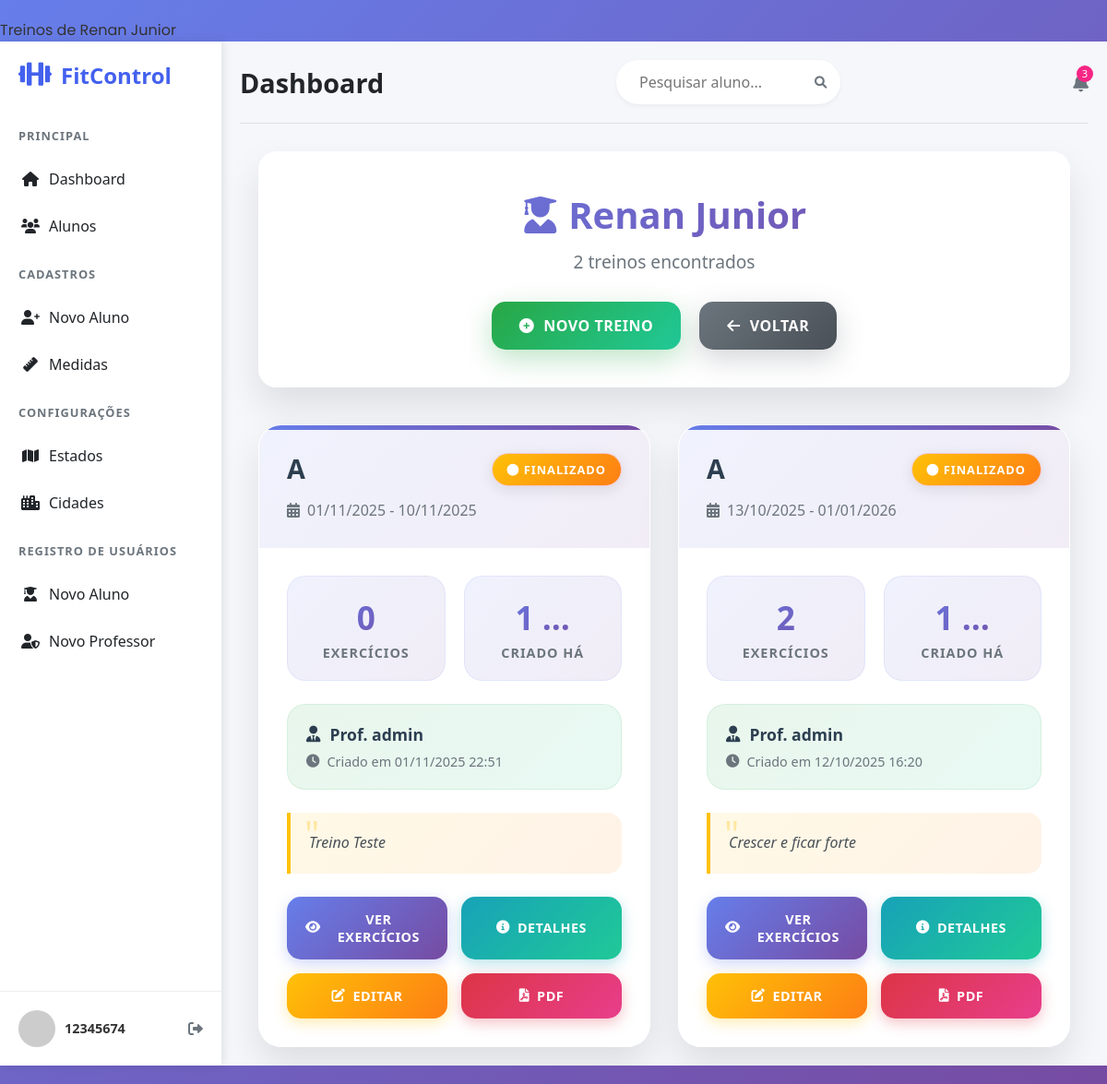
/treino/aluno/1/treinos/ (signed in), run on the app's committed database.
### usuarios/models.py (models this page shows, shortened)
class Aluno(models.Model):
    SEXO = [('Masculino', 'Masculino'), ('Feminino', 'Feminino'), ('Outro', 'Outro')]
    STATUS = [('Ativo', 'Ativo'),('Inativo', 'Inativo'),('Pendente', 'Pendente'),
]
    nome = models.CharField(max_length=120, verbose_name="Nome do Aluno")
    idade = models.IntegerField(verbose_name="Idade do Aluno")
    cpf = models.CharField(max_length=11, verbose_name="CPF do Aluno", unique=True)
    telefone = models.CharField(max_length=10, verbose_name="Telefone do Aluno")
    objetivo = models.CharField(max_length=400, verbose_name="Objetivo do Aluno")
    data_criacao = models.DateField(auto_now_add=True, verbose_name="Data de Criação")
    status = models.CharField(max_length=12,choices=STATUS,default='Ativo')
    sexo = models.CharField(max_length=10, verbose_name="Sexo do Aluno", choices=SEXO, default='Outros')
    cidade = models.ForeignKey(Cidade, on_delete=models.PROTECT, verbose_name="Cidade do Aluno")
    professor = models.ForeignKey('auth.User', on_delete=models.PROTECT, verbose_name="Professor do Aluno", related_name='meus_alunos')
    usuario = models.OneToOneField('auth.User', on_delete=models.PROTECT, verbose_name="Usuário do Aluno", related_name='perfi_aluno')

### treino/models.py (models this page shows, shortened)
class Treino(models.Model):
    aluno = models.ForeignKey(Aluno, on_delete=models.CASCADE, verbose_name="Aluno")
    nome_treino = models.CharField(max_length=100, verbose_name="Nome do Treino")
    data_inicio = models.DateField(verbose_name="Data de Início")
    data_fim = models.DateField(verbose_name="Data de Fim", null=True, blank=True)
    descricao = models.TextField(verbose_name="Descrição do Treino")
    cadastrado_em = models.DateTimeField(auto_now_add=True, verbose_name="Cadastrado em")
    cadastrado_por = models.ForeignKey('auth.User', on_delete=models.PROTECT, verbose_name="Cadastrado por", related_name='treinos_principais_cadastrados')
    class Meta:
        verbose_name = "Treino"
        verbose_name_plural = "Treinos"

### treino/views.py (the view)
# urls.py: path('aluno/<int:aluno_id>/treinos/', TreinosDoAlunoView.as_view(), name='treinos_do_aluno'),
class TreinosDoAlunoView(LoginRequiredMixin, ListView):
    model = Treino
    template_name = 'listar_treino.html'
    context_object_name = 'treinos'
    def get_queryset(self):
        aluno_id = self.kwargs['aluno_id']
        return Treino.objects.filter(aluno_id=aluno_id).select_related(
            'cadastrado_por', 'aluno'
        ).prefetch_related('exerciciotreino_set').order_by('-cadastrado_em')
    def get_context_data(self, **kwargs):
        context = super().get_context_data(**kwargs)
        aluno_id = self.kwargs['aluno_id']
        context['aluno'] = get_object_or_404(Aluno, id=aluno_id)
        return context

### treino/templates/listar_treino.html (shortened to what this page needs)
{% extends 'paginas/modelo.html' %}
{% load static %}
{% block titulo %}Treinos de {{ aluno.nome }}{% endblock %}
{% block extra_css %}
<link rel="stylesheet" href="{% static 'css/listar_treino.css' %}">
<link href="https://cdnjs.cloudflare.com/ajax/libs/font-awesome/6.0.0/css/all.min.css" rel="stylesheet">
{% endblock %}
{% block conteudo %}
<div class="container-treinos">
    <div class="header-treinos">
        <h1><i class="fas fa-user-graduate"></i> {{ aluno.nome }}</h1>
        <p>{{ treinos.count }} treino{{ treinos.count|pluralize }} encontrado{{ treinos.count|pluralize }}</p>
        <div class="botoes-header">
            <a href="{% url 'criar_treino_completo' aluno.id %}" class="btn btn-primary">
                <i class="fas fa-plus-circle"></i> Novo Treino
            </a>
            <a href="javascript:history.back()" class="btn btn-secondary">
                <i class="fas fa-arrow-left"></i> Voltar
            </a>
        </div>
    </div>
    {% if treinos %}
        <div class="grid-treinos">
            {% for treino in treinos %}
            <div class="card-treino" style="animation-delay: {% widthratio forloop.counter0 1 0.1 %}s">
                <div class="card-header">
                    <div class="treino-titulo">
                        <h3 class="nome-treino">{{ treino.nome_treino }}</h3>
                        <span class="status-treino {% if not treino.data_fim %}status-ativo{% else %}status-inativo{% endif %}">
                            <i class="fas fa-circle"></i>
                            {% if not treino.data_fim %}Ativo{% else %}Finalizado{% endif %}
                        </span>
                    </div>
                    <p class="periodo-treino">
                        <i class="fas fa-calendar-alt"></i>
                        {{ treino.data_inicio|date:"d/m/Y" }}
                        {% if treino.data_fim %} - {{ treino.data_fim|date:"d/m/Y" }}{% else %} - Em andamento{% endif %}
                    </p>
                </div>
                <div class="card-body">
                    <div class="stats-treino">
                        <div class="stat-item">
                            <span class="stat-numero">{{ treino.exerciciotreino_set.count }}</span>
                            <div class="stat-label">Exercícios</div>
                        </div>
                        <div class="stat-item">
                            <span class="stat-numero">{{ treino.cadastrado_em|timesince|truncatewords:1 }}</span>
                            <div class="stat-label">Criado há</div>
                        </div>
                    </div>
                    <div class="professor-info">
                        <div class="professor-nome">
                            <i class="fas fa-user-tie"></i>
                            Prof. {{ treino.cadastrado_por.first_name|default:treino.cadastrado_por.username }}
                        </div>
                        <div class="data-criacao">
                            <i class="fas fa-clock"></i>
                            Criado em {{ treino.cadastrado_em|date:"d/m/Y H:i" }}
                        </div>
                    </div>
                    {% if treino.descricao %}
                    <div class="descricao-treino">
                        <p class="descricao-texto">{{ treino.descricao|truncatechars:120 }}</p>
                    </div>
                    {% endif %}
                    <div class="acoes-card">
                        <button onclick="toggleExercicios('{{ treino.id }}')" class="btn-acao btn-toggle">
                            <i class="fas fa-eye"></i> <span id="toggle-text-{{ treino.id }}">Ver Exercícios</span>
                        </button>
                        <a href="{% url 'detalhes_treino' treino.pk %}" class="btn-acao btn-detalhes">
                            <i class="fas fa-info-circle"></i> Detalhes
                        </a>
                        <a href="{% url 'editar_treino' treino.pk %}" class="btn-acao btn-editar">
                            <i class="fas fa-edit"></i> Editar
                        </a>
                        <a href="{% url 'exportar_treino_pdf' treino.id %}" class="btn-acao btn-pdf">
                            <i class="fas fa-file-pdf"></i> PDF
                        </a>
                    </div>
                </div>
            </div>
            {% endfor %}
        </div>
    {% endif %}
</div>
{% endblock %}

### paginas/templates/paginas/modelo.html (shortened to what this page needs)
{% load static %}
<!DOCTYPE html>
<html lang="pt-BR">
<head>
    {% block titulo %}{% endblock %}
    <link rel="stylesheet" href="{% static 'css/main.css' %}">
    <link rel="stylesheet" href="{% static 'css/form_cadastro.css' %}">
    <link rel="stylesheet" href="{% static 'css/aluno_form.css' %}">
    <link rel="stylesheet" href="{% static 'css/lista.css' %}">
    <link rel="stylesheet" href="https://cdnjs.cloudflare.com/ajax/libs/font-awesome/6.0.0-beta3/css/all.min.css">
    {% block extra_css %}{% endblock %}
</head>
<body>
    <div class="container">
        {%block menu%}
        <aside class="sidebar">
            <div class="logo">
                <i class="fas fa-dumbbell"></i>
                <span>FitControl</span>
            </div>
            <nav class="menu">
                <div class="menu-section">
                    <h4>Principal</h4>
                    <ul>
                        <li><a href="{% url 'index' %}"><i class="fas fa-home"></i> Dashboard</a></li>
                        <li><a href="{% url 'listar_alunos' %}"><i class="fas fa-users"></i> Alunos</a></li>
                    </ul>
                </div>
                <div class="menu-section">
                    <h4>Cadastros</h4>
                    <ul>
                        <li><a href="{% url 'cadastrar_aluno' %}"><i class="fas fa-user-plus"></i> Novo Aluno</a></li>
                        <li><a href="{% url 'cadastrar_medidas' %}"><i class="fas fa-ruler"></i> Medidas</a></li>
                    </ul>
                </div>
                <div class="menu-section">
                    <h4>Configurações</h4>
                    <ul>
                        <li><a href="{% url 'cadastrar_estado' %}"><i class="fas fa-map"></i> Estados</a></li>
                        <li><a href="{% url 'cadastrar_cidade' %}"><i class="fas fa-city"></i> Cidades</a></li>
                    </ul>
                </div>
                <div class="menu-section">
                    <h4>Registro de Usuários</h4>
                    <ul>
                        <li><a href="{% url 'registro_aluno' %}"><i class="fas fa-user-graduate"></i> Novo Aluno</a></li>
                        <li><a href="{% url 'registro_professor' %}"><i class="fas fa-user-shield"></i> Novo Professor</a></li>
                    </ul>
                </div>
            </nav>
            <div class="user-profile">
                <img src="https://randomuser.me/api/portraits/men/32.jpg" alt="Personal Trainer">
                <div class="user-info">
                     <strong>{{ request.user }}</strong>
                </div>
                <a href="{% url 'logout' %}" class="logout-btn" title="Sair">
                    <i class="fas fa-sign-out-alt"></i>
                </a>
            </div>
        </aside>
        {%endblock%}
        {% block procurar%}
        <main class="main-content">
            <header class="top-bar">
                {%block tituloprocurar%}
                <h1>Dashboard</h1>
                {%endblock%}
                <div class="search-bar">
                    <input type="text" placeholder="Pesquisar aluno...">
                    <button><i class="fas fa-search"></i></button>
                </div>
                <div class="notifications">
                    <button><i class="fas fa-bell"></i></button>
                    <span class="badge">3</span>
                </div>
            </header>
        {%endblock%}
        {%block conteudo%}
        {%endblock%}
    </div>
</body>
</html>

### static/css/main.css (style rules this page uses)
* { margin: 0; padding: 0; box-sizing: border-box; font-family: 'Segoe UI', Tahoma, Geneva, Verdana, sans-serif; }
body { background-color: #f5f5f5; color: #333; }
:root { --primary-color: #4361ee; --secondary-color: #3f37c9; --accent-color: #4895ef; --success-color: #4cc9f0; --danger-color: #f72585; --warning-color: #f8961e; --info-color: #43aa8b; --light-color: #f8f9fa; --dark-color: #212529; --gray-color: #6c757d; --sidebar-width: 250px; }
.container { display: flex; min-height: 100vh; }
.sidebar { width: var(--sidebar-width); background-color: #fff; box-shadow: 2px 0 10px rgba(0, 0, 0, 0.1); display: flex; flex-direction: column; z-index: 100; }
.logo { display: flex; align-items: center; padding: 20px; font-size: 1.5rem; font-weight: bold; color: var(--primary-color); }
.logo i { margin-right: 10px; font-size: 1.8rem; }
.menu { flex: 1; padding: 20px 0; overflow-y: auto; }
.menu-section { margin-bottom: 20px; }
.menu-section h4 { padding: 0 20px 10px; color: var(--gray-color); font-size: 0.8rem; text-transform: uppercase; letter-spacing: 1px; }
.menu ul { list-style: none; }
.menu li { margin: 5px 0; }
.menu li a { display: flex; align-items: center; padding: 12px 20px; color: var(--dark-color); text-decoration: none; transition: all 0.3s; border-left: 3px solid transparent; }
.menu li a i { margin-right: 10px; width: 20px; text-align: center; }
.user-profile { display: flex; align-items: center; padding: 20px; border-top: 1px solid #eee; position: relative; }
.user-profile img { width: 40px; height: 40px; border-radius: 50%; object-fit: cover; margin-right: 10px; }
.user-info { flex: 1; }
.user-info strong { display: block; font-size: 0.9rem; }
.logout-btn { background: none; border: none; color: var(--gray-color); cursor: pointer; font-size: 1rem; transition: color 0.3s; }
.main-content { flex: 1; padding: 20px; overflow-y: auto; background-color: #f5f7fb; }
.top-bar { display: flex; justify-content: space-between; align-items: center; margin-bottom: 30px; padding-bottom: 20px; border-bottom: 1px solid #e0e0e0; }
.top-bar h1 { font-size: 1.8rem; color: var(--dark-color); }
.search-bar { display: flex; align-items: center; background-color: #fff; border-radius: 30px; padding: 8px 15px; box-shadow: 0 2px 5px rgba(0, 0, 0, 0.05); }
.search-bar input { border: none; outline: none; padding: 5px 10px; width: 200px; }
.search-bar button { background: none; border: none; color: var(--gray-color); cursor: pointer; }
.notifications { position: relative; }
.notifications button { background: none; border: none; color: var(--gray-color); font-size: 1.2rem; cursor: pointer; }
.notifications .badge { position: absolute; top: -5px; right: -5px; background-color: var(--danger-color); color: white; border-radius: 50%; width: 18px; height: 18px; display: flex; align-items: center; justify-content: center; font-size: 0.7rem; }

### static/css/form_cadastro.css (style rules this page uses)
:root { --sidebar-width: 240px; --content-gap: 32px; --card-bg: #ffffff; --accent: #0984e3; --muted: #6c757d; }
.btn-primary { padding: 12px 30px; background: #007bff; color: white; border: none; border-radius: 5px; cursor: pointer; font-size: 16px; font-weight: 600; transition: background 0.3s; }
.btn { background: var(--accent); color: #fff; padding: 10px 16px; border-radius: 6px; text-decoration: none; border: none; cursor: pointer; font-weight: 600; }

### static/css/aluno_form.css (style rules this page uses)
body { font-family: 'Segoe UI', Tahoma, Geneva, Verdana, sans-serif; background-color: #f5f7fb; margin: 0; padding: 0; color: #333; }
input, select, textarea { width: 100%; padding: 12px 15px; border: 1px solid #ddd; border-radius: 6px; font-size: 1rem; transition: border-color 0.3s; }
.status-inativo { background-color: #f8d7da; color: #721c24; border: 1px solid #f5c6cb; }

### data on the page
Aluno: nome "Renan Junior"
Treino: nome_treino "A", shows "FINALIZADO", data_inicio "01/11/2025", data_fim "10/11/2025", exerciciotreino_set.count "0", cadastrado_em "1 …", cadastrado_por.first_name "admin", cadastrado_em "01/11/2025 22:51", descricao "Treino Teste"
Treino: nome_treino "A", shows "FINALIZADO", data_inicio "13/10/2025", data_fim "01/01/2026", exerciciotreino_set.count "2", cadastrado_em "1 …", cadastrado_por.first_name "admin", cadastrado_em "12/10/2025 16:20", descricao "Crescer e ficar forte"

### other printed values
{{ request.user }} "12345674"
{{ treinos.count }} "2"
